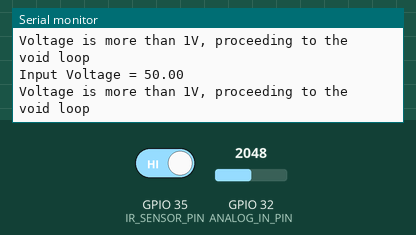
The sketch below on a simulated ESP32. Parts: the last lines printed to the serial monitor. The test bench sets the inputs (shaded band); at power-on: GPIO 35 (IR_SENSOR_PIN) HIGH, GPIO 32 (ANALOG_IN_PIN) = 2048. At 4.5 s the program puts the board to deep sleep or switches it off; the recording ends there.

Above: at 1.2 s.
1.3 s: GPIO 35 (IR_SENSOR_PIN) driven LOW
At 1.9 s:
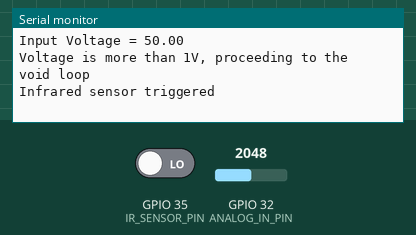
3.0 s: GPIO 35 (IR_SENSOR_PIN) driven HIGH
At 3.4 s:
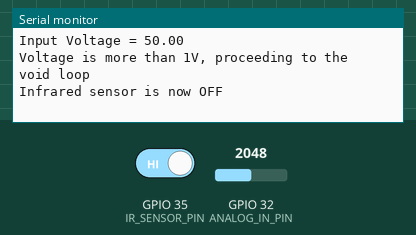

The sketch:

ESP32_SleepMode_Battery_1000mAh.ino
```cpp
#include <driver/adc.h>
#include <esp_adc_cal.h>
#include <esp_sleep.h>

// Define analog input and infrared sensor pin
#define ANALOG_IN_PIN 32
#define IR_SENSOR_PIN 35

// Floats for ADC voltage & Input voltage
float adc_voltage = 0.0;
float in_voltage = 0.0;

// Floats for resistor values in divider (in ohms)
float R1 = 30000.0;
float R2 = 7500.0;

// Float for Reference Voltage
float ref_voltage = 5.0;

// Integer for ADC value
int adc_value = 0;

// Flags
bool ir_triggered = false;

void setup()
{
    // Setup Serial Monitor
    Serial.begin(115200);
    Serial.println("DC Voltage Test");

    // Configure the IR sensor pin
    pinMode(IR_SENSOR_PIN, INPUT);

    // Read voltage on startup
    checkVoltage();
}

void loop()
{
    checkVoltage();

    // Check the IR sensor state
    int irState = digitalRead(IR_SENSOR_PIN);
    if (irState == LOW && !ir_triggered)
    {
        Serial.println("Infrared sensor triggered");
        ir_triggered = true; // Set flag to ensure it prints only once
    }
    else if (irState == HIGH && ir_triggered)
    {
        Serial.println("Infrared sensor is now OFF");
        ir_triggered = false; // Reset flag
    }

    // Short delay
    delay(500);
}

void checkVoltage()
{
    // Read the Analog Input
    adc_value = analogRead(ANALOG_IN_PIN);

    // Determine voltage at ADC input
    adc_voltage = (adc_value * ref_voltage) / 1024.0;

    // Calculate voltage at divider input
    in_voltage = adc_voltage / (R2 / (R1 + R2));

    // Print voltage to Serial Monitor to 2 decimal places
    Serial.print("Input Voltage = ");
    Serial.println(in_voltage, 2);

    if (in_voltage < 1.0)
    {
        Serial.println("Voltage is below 1V, going back to sleep");
        // Sleep for 10 seconds and then wake up to check voltage again
        esp_sleep_enable_timer_wakeup(10 * 1000000);
        esp_deep_sleep_start();
    }
    else
    {
        Serial.println("Voltage is more than 1V, proceeding to the void loop");
    }
}
```

Measured:
- after the input at 1.3 s, the serial monitor: prints a new line after 0.21 s (image 1)
- after the input at 3.0 s, the serial monitor: prints a new line at once (image 2)
